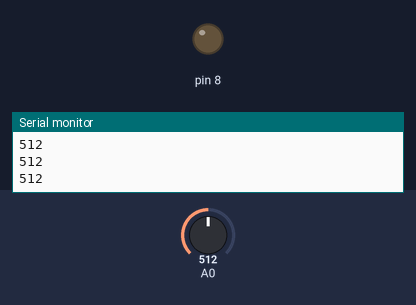
Simulated run of this sketch. Board: Arduino Uno, built with avr-gcc and run on an emulated ATmega328P. Shown: output pins drawn as LEDs (lit = HIGH), the last lines printed to the serial monitor. The test bench sets the inputs (shaded band); at power-on: A0 = 512.

Above: at 1.2 s.
1.3 s: A0 set to 586
2.8 s: A0 set to 608
At 4.0 s:
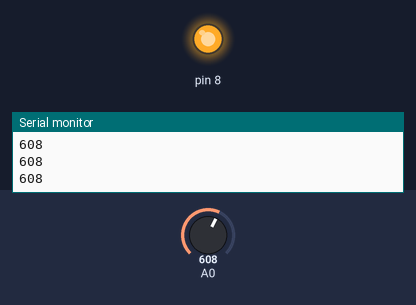
4.3 s: A0 set to 590
At 5.2 s:
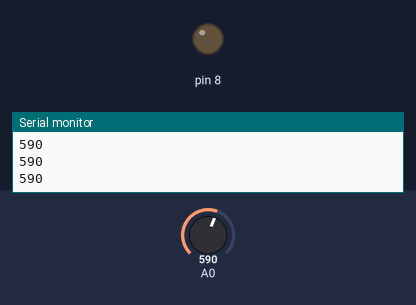
5.8 s: A0 set to 610
At 6.4 s:
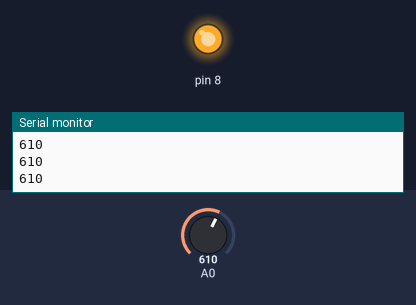
Timing chart, 0 to 8.3 s (numbered marks = the images above; inputs shaded):
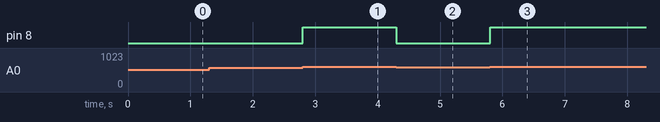

Measured:
- the behaviour switches between 600 and 601 on A0 (found by bisection; images 0 and 1)
- after the input at 2.8 s, pin 8: LOW → HIGH at once
- after the input at 4.3 s, pin 8: HIGH → LOW at once
- after the input at 5.8 s, pin 8: LOW → HIGH at once

The sketch:

lesson3_a.ino
```cpp
int ad;

void setup(){
  pinMode(8, OUTPUT);
  Serial.begin(9600);
}

// 600 off
// 500 on
void loop(){
  ad = analogRead(A0);
  Serial.println(ad);
  if(analogRead(A0) > 600){
    digitalWrite(8, HIGH);
  }
  else{
    digitalWrite(8, LOW);
  }

}
```
